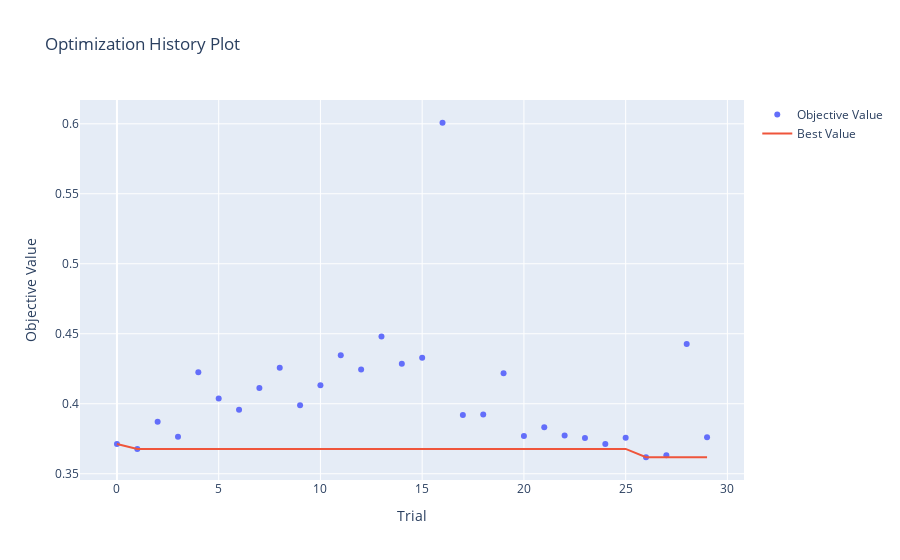

Notebook code cell kept with this figure:
### Code cell
from optuna.visualization import (
    plot_optimization_history,
    plot_param_importances,
    plot_parallel_coordinate,
    plot_slice
)

# Optimization History
plot_optimization_history(study).show()

### Figure 1 — Plotly figure (JSON) as saved in the notebook; plotly's stock layout.template omitted (floating-point values rounded to 4 significant figures)
{"data": [{"mode": "markers", "name": "Objective Value", "type": "scatter", "x": [0, 1, 2, 3, 4, 5, 6, 7, 8, 9, 10, 11, 12, 13, 14, 15, 16, 17, 18, 19, 20, 21, 22, 23, 24, 25, 26, 27, 28, 29], "y": [0.3712, 0.3678, 0.3872, 0.3764, 0.4225, 0.4038, 0.3957, 0.4112, 0.4257, 0.399, 0.4132, 0.4347, 0.4245, 0.4481, 0.4286, 0.4328, 0.6007, 0.392, 0.3923, 0.4217, 0.3771, 0.3832, 0.3773, 0.3756, 0.3712, 0.3757, 0.3618, 0.3632, 0.4427, 0.3762]}, {"mode": "lines", "name": "Best Value", "type": "scatter", "x": [0, 1, 2, 3, 4, 5, 6, 7, 8, 9, 10, 11, 12, 13, 14, 15, 16, 17, 18, 19, 20, 21, 22, 23, 24, 25, 26, 27, 28, 29], "y": [0.3712, 0.3678, 0.3678, 0.3678, 0.3678, 0.3678, 0.3678, 0.3678, 0.3678, 0.3678, 0.3678, 0.3678, 0.3678, 0.3678, 0.3678, 0.3678, 0.3678, 0.3678, 0.3678, 0.3678, 0.3678, 0.3678, 0.3678, 0.3678, 0.3678, 0.3678, 0.3618, 0.3618, 0.3618, 0.3618]}, {"marker": {"color": "#cccccc"}, "mode": "markers", "name": "Infeasible Trial", "showlegend": false, "type": "scatter", "x": [], "y": []}], "layout": {"title": {"text": "Optimization History Plot"}, "xaxis": {"title": {"text": "Trial"}}, "yaxis": {"title": {"text": "Objective Value"}}}}
